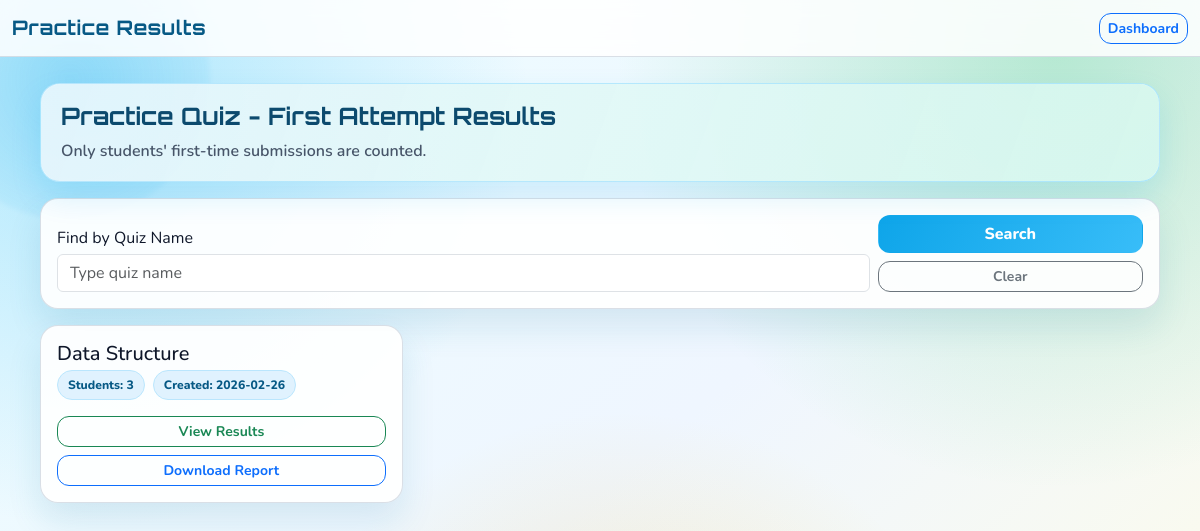
The app's page /teacher/practice_results (signed in) with its own data.
### tables this page shows
CREATE TABLE Practice_Quizzes (
            quiz_id INTEGER PRIMARY KEY AUTOINCREMENT,
            quiz_name TEXT NOT NULL,
            description TEXT,
            teacher_id INTEGER,
            created_by INTEGER NOT NULL,
            department TEXT,
            target_departments TEXT,
            created_at TIMESTAMP DEFAULT CURRENT_TIMESTAMP,
            FOREIGN KEY (created_by) REFERENCES Users(user_id)
        );

### app.py (the view)
@app.route('/teacher/practice_results')
@login_required
def teacher_practice_results_overview():
    if session.get('role') != 'Teacher':
        flash("Access denied")
        return redirect('/login')
    quiz_query = (request.args.get('q') or '').strip()
    with get_db_connection() as conn:
        filters = ["q.created_by=?"]
        params = [session['user_id']]
        if quiz_query:
            filters.append("LOWER(q.quiz_name) LIKE ?")
            params.append(f"%{quiz_query.lower()}%")
        quizzes = conn.execute(
            f"""
            SELECT
                q.quiz_id,
                q.quiz_name,
                q.created_at,
                COUNT(DISTINCT pfa.user_id) AS first_attempt_students
            FROM Practice_Quizzes q
            LEFT JOIN PracticeFirstAttempts pfa ON pfa.quiz_id = q.quiz_id
            WHERE {" AND ".join(filters)}
            GROUP BY q.quiz_id, q.quiz_name, q.created_at
            ORDER BY q.quiz_id DESC
            """,
            tuple(params)
        ).fetchall()
    return render_template(
        'teacher/practice_results_overview.html',
        quizzes=quizzes,
        quiz_query=quiz_query
    )

### app.py (called while the page is built)
def get_db_connection():
    return DBConnection(DATABASE)

def login_required(f):
    @wraps(f)
    def decorated_function(*args, **kwargs):
        if 'user_id' not in session:
            flash("Please login first")
            return redirect(url_for('login'))
        return f(*args, **kwargs)
    return decorated_function

    def __enter__(self):
        return self.conn

    def __exit__(self, exc_type, exc_val, exc_tb):
        if exc_type is None:
            self.conn.commit()
        else:
            self.conn.rollback()
        self.conn.close()

### templates/teacher/practice_results_overview.html (shortened to what this page needs)
<!DOCTYPE html>
<html lang="en">
<head>
<link href="https://cdn.jsdelivr.net/npm/bootstrap@5.3.2/dist/css/bootstrap.min.css" rel="stylesheet">
<link href="{{ url_for('static', filename='css/ui-system.css') }}" rel="stylesheet">
</head>
<body class="app-bg theme-{{ session.get('theme_mode', 'light') }} font-{{ session.get('font_scale', 'medium') }}">
<nav class="navbar navbar-expand-lg topbar">
    <div class="container-fluid">
        <span class="navbar-brand">Practice Results</span>
        <a href="{{ url_for('teacher_dashboard') }}" class="btn btn-outline-primary btn-sm">Dashboard</a>
    </div>
</nav>
<div class="page-wrap">
    <div class="section-hero mb-3">
        <h2>Practice Quiz - First Attempt Results</h2>
        <p>Only students' first-time submissions are counted.</p>
    </div>
    <div class="glass-card p-3 mb-3">
        <form method="GET" class="row g-2 align-items-end">
            <div class="col-12 col-md-9">
                <label class="form-label mb-1">Find by Quiz Name</label>
                <input type="text" name="q" class="form-control" placeholder="Type quiz name" value="{{ quiz_query or '' }}">
            </div>
            <div class="col-12 col-md-3 d-grid gap-2">
                <button class="btn btn-brand" type="submit">Search</button>
                <a class="btn btn-outline-secondary btn-sm" href="{{ url_for('teacher_practice_results_overview') }}">Clear</a>
            </div>
        </form>
    </div>
    {% if quizzes %}
    <div class="row g-3">
        {% for quiz in quizzes %}
        <div class="col-12 col-md-6 col-lg-4">
            <div class="glass-card p-3 h-100">
                <h5 class="mb-1">{{ quiz['quiz_name'] }}</h5>
                <div class="d-flex gap-2 flex-wrap mb-3">
                    <span class="chip">Students: {{ quiz['first_attempt_students'] or 0 }}</span>
                    <span class="chip">Created: {{ quiz['created_at'][:10] if quiz['created_at'] else '-' }}</span>
                </div>
                <div class="d-grid gap-2">
                    <a href="{{ url_for('teacher_practice_quiz_results', quiz_id=quiz['quiz_id']) }}" class="btn btn-outline-success btn-sm">View Results</a>
                    <a href="{{ url_for('teacher_practice_quiz_results_export', quiz_id=quiz['quiz_id']) }}" class="btn btn-outline-primary btn-sm">Download Report</a>
                </div>
            </div>
        </div>
        {% endfor %}
    </div>
    {% else %}
    <div class="glass-card p-4">
        <p class="mb-0">No practice quizzes found.</p>
    </div>
    {% endif %}
</div>
</body>
</html>

### static/css/ui-system.css (style rules this page uses)
:root { --bg-a: #ecfeff; --bg-b: #eff6ff; --bg-c: #fefce8; --brand: #0ea5e9; --brand-dark: #0284c7; --success: #22c55e; --success-dark: #16a34a; --accent: #f97316; --text: #0f172a; --muted: #475569; --card: rgba(255, 255, 255, 0.92); --border: rgba(148, 163, 184, 0.35); }
body.app-bg.font-medium { font-size: 16px; }
* { box-sizing: border-box; }
body.app-bg { min-height: 100vh; background: radial-gradient(circle at 8% 12%, rgba(56, 189, 248, 0.35), transparent 33%), radial-gradient(circle at 88% 6%, rgba(34, 197, 94, 0.28), transparent 34%), radial-gradient(circle at 52% 96%, rgba(251, 191, 36, 0.26), transparent 36%), linear-gradient(140deg, var(--bg-a), var(--bg-b) 55%, var(--bg-c)); font-family: 'Nunito', sans-serif; color: var(--text); position: relative; overflow-x: hidden; }
body.app-bg::before, body.app-bg::after { content: ""; position: fixed; width: 280px; height: 280px; border-radius: 50%; filter: blur(2px); z-index: -1; animation: floatBlob 9s ease-in-out infinite; }
body.app-bg::before { top: -60px; left: -70px; background: radial-gradient(circle, rgba(14, 165, 233, 0.22), rgba(14, 165, 233, 0)); }
body.app-bg::after { bottom: -80px; right: -80px; background: radial-gradient(circle, rgba(249, 115, 22, 0.2), rgba(249, 115, 22, 0)); animation-delay: 1.3s; }
.topbar { background: rgba(255, 255, 255, 0.86); border-bottom: 1px solid var(--border); backdrop-filter: blur(10px); }
.topbar .navbar-brand { color: #075985; font-family: 'Orbitron', sans-serif; font-weight: 700; letter-spacing: 0.5px; }
.page-wrap { width: min(1120px, calc(100% - 28px)); margin: 26px auto 34px; }
.glass-card { border: 1px solid var(--border); border-radius: 18px; box-shadow: 0 18px 34px rgba(14, 116, 144, 0.12); background: var(--card); color: var(--text); }
.section-hero { border: 1px solid rgba(56, 189, 248, 0.34); border-radius: 20px; padding: 18px 20px; box-shadow: 0 14px 30px rgba(14, 165, 233, 0.15); background: linear-gradient(110deg, rgba(255, 255, 255, 0.92), rgba(236, 254, 255, 0.88)); position: relative; }
.section-hero::after { content: ""; position: absolute; inset: 0; border-radius: 20px; pointer-events: none; background: linear-gradient(120deg, rgba(14, 165, 233, 0.09), rgba(34, 197, 94, 0.09)); }
.section-hero h1, .section-hero h2 { font-family: 'Orbitron', sans-serif; font-size: clamp(1.15rem, 2vw, 1.55rem); margin: 0; font-weight: 700; color: #0c4a6e; position: relative; z-index: 1; }
.section-hero p { margin: 8px 0 0; color: var(--muted); font-weight: 600; position: relative; z-index: 1; }
.stat-badge, .chip { display: inline-block; background: #e0f2fe; color: #075985; border: 1px solid #bae6fd; border-radius: 999px; padding: 5px 10px; font-size: 0.76rem; font-weight: 800; }
.btn-brand { background: linear-gradient(120deg, var(--brand), #38bdf8); border-color: transparent; color: #fff; font-weight: 800; border-radius: 12px; }
.btn-outline-primary, .btn-outline-secondary, .btn-outline-danger, .btn-outline-success, .btn-outline-warning { border-radius: 12px; font-weight: 700; }

### records on screen
Practice_Quizzes: quiz_name "Data Structure", quiz_id "3", created_at "2026-02-26"
